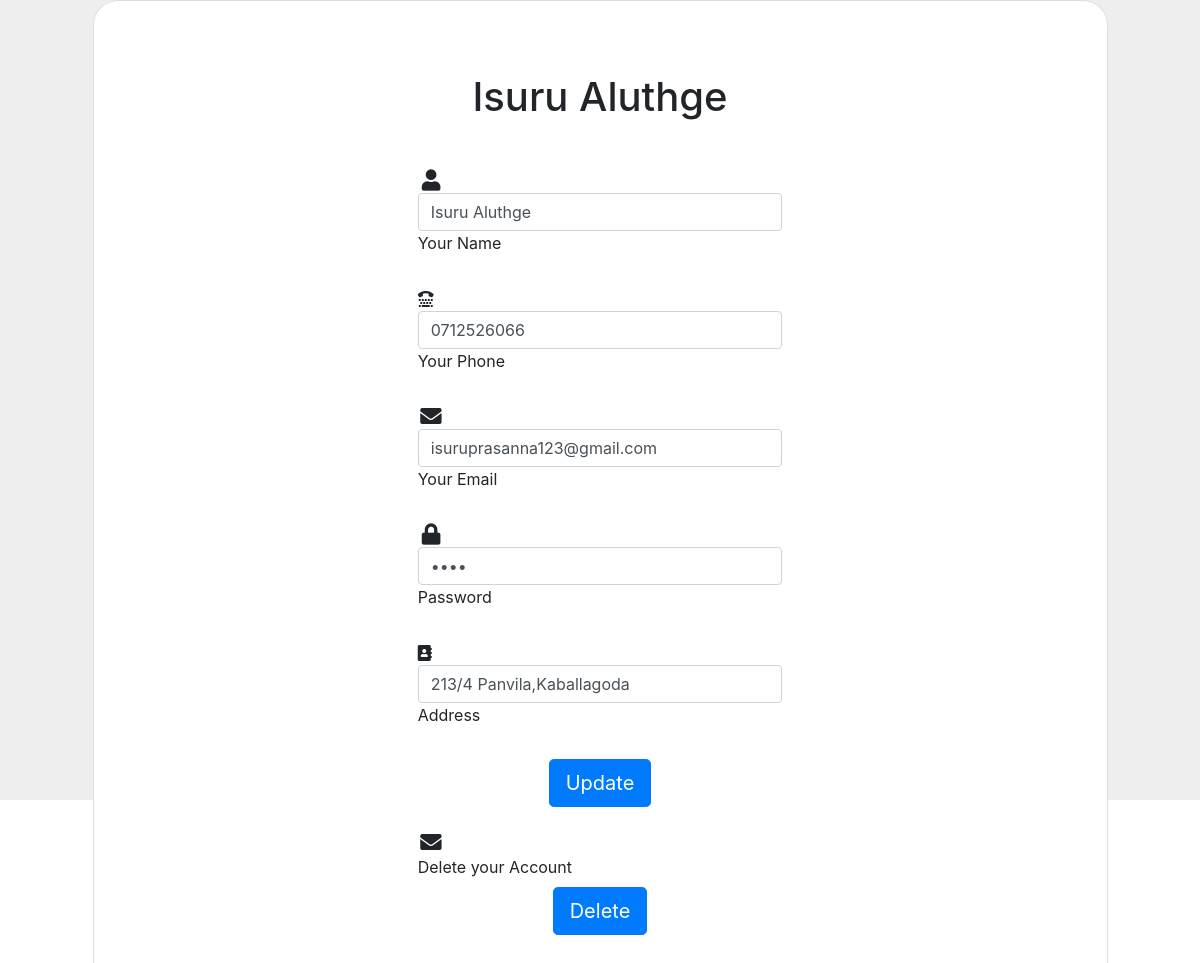
/CustomerAccount.php (signed in), run on the app's committed database.
### tables this page shows
CREATE TABLE `registration` (
  `Name` varchar(100) NOT NULL,
  `Phone` varchar(10) NOT NULL,
  `Email` varchar(100) NOT NULL,
  `Password` varchar(20) NOT NULL,
  `Address` varchar(100) NOT NULL,
  `id` int(11) NOT NULL
);

### CustomerAccount.php (the view, shortened to what this page needs)
<!DOCTYPE html>
<html lang="en">
<head>
  <link rel="stylesheet" href="https://stackpath.bootstrapcdn.com/bootstrap/4.3.1/css/bootstrap.min.css" />
  <link rel="stylesheet" href="https://use.fontawesome.com/releases/v5.7.2/css/all.css">
  <link rel="stylesheet" href="" />
</head>
<body>
  <section class="vh-100" style="background-color: #eee;">
    <div class="container h-100">
      <div class="row d-flex justify-content-center align-items-center h-100">
        <div class="col-lg-12 col-xl-11">
          <div class="card text-black" style="border-radius: 25px;">
            <div class="card-body p-md-5">
              <div class="row justify-content-center">
                <div class="col-md-10 col-lg-6 col-xl-5 order-2 order-lg-1">
                  <?php
                  require_once './config.php';
                  if (isset( $_SESSION['user_email'])) {
                    $email =  $_SESSION['user_email'];
                    $sql = "SELECT * FROM registration WHERE Email = '$email'";
                    $result = $dbconn->query($sql);
                    if (mysqli_num_rows($result) > 0) {
                      while ($row = $result->fetch_assoc()) {
                  ?>
                        <form action="CustomerAccountCode.php" method="post">
                          <p class="text-center h1 fw-bold mb-5 mx-1 mx-md-4 mt-4"><?php echo $row['Name']; ?></p>
                          <form class="mx-1 mx-md-4">
                            <i class="fas fa-user fa-lg me-3 fa-fw"></i>
                            <div class="d-flex flex-row align-items-center mb-4">
                              <div class="form-outline flex-fill mb-0">
                                <input value="<?php echo $row['Name']; ?>" type="text" id="Name" name="Name" onblur="NameValidation()" class="form-control"  />
                                <label class="form-label" for="form3Example1c">Your Name </label>
                              </div>
                            </div>
                            <i class="fa fa-tty" aria-hidden="true"></i>
                            <div class="d-flex flex-row align-items-center mb-4">
                              <div class="form-outline flex-fill mb-0">
                                <input type="Number" value="<?php echo $row['Phone']; ?>" id="Phone" name="Phone" onblur="Phonevalidation()" class="form-control" />
                                <label class="form-label" for="form3Example2c">Your Phone </label>
                              </div>
                            </div>
                            <i class="fas fa-envelope fa-lg me-3 fa-fw"></i>
                            <div class="d-flex flex-row align-items-center mb-4">
                              <div class="form-outline flex-fill mb-0">
                                <input type="email" value="<?php echo $row['Email']; ?>" id="Email" name="Email" placeholder="OLD Email Enter" onblur="emailvalidation()" class="form-control" />
                                <label class="form-label" for="form3Example3c">Your Email </label>
                              </div>
                            </div>
                            <i class="fas fa-lock fa-lg me-3 fa-fw"></i>
                            <div class="d-flex flex-row align-items-center mb-4">
                              <div class="form-outline flex-fill mb-0">
                                <input type="password" value="<?php echo $row['Password']; ?>" id="Password" onblur="PasswordValidation()" placeholder="10 character limit" name="Password" class="form-control" />
                                <label class="form-label" for="form3Example4c">Password </label>
                              </div>
                            </div>
                            <i class="fa fa-address-book" aria-hidden="true"></i>
                            <div class="d-flex flex-row align-items-center mb-4">
                              <div class="form-outline flex-fill mb-0">
                                <input type="text" value="<?php echo $row['Address']; ?>" id="Address" name="Address" class="form-control" />
                                <label class="form-label" for="form3Example4cd">Address </label>
                              </div>
                            </div>
                            <div class="d-flex justify-content-center mx-4 mb-3 mb-lg-4">
                              <button type="submit" class="btn btn-primary btn-lg" onclick="return confirm('Are you sure?')" value="Submit" onclick="ValidationCheck()">Update</button>
                            </div>
                          </form>
                    <?php
                      }
                    }
                  }
                    ?>
                    <form method="post">
                      <i class="fas fa-envelope fa-lg me-3 fa-fw"></i>
                      <div class="d-flex flex-row align-items-center mb-4">
                        <div class="form-outline flex-fill mb-0">
                        <label class="form-label" for="form3Example3c">Delete your Account </label>
                      <div class="d-flex justify-content-center mx-4 mb-3 mb-lg-4">
                        <button type="submit" name="delete" onclick="return confirm('Are you sure Delete Account?')" class="btn btn-primary btn-lg" value="Submit">Delete</button>
                      </div>
                    </form>
                </div>
              </div>
            </div>
          </div>
        </div>
      </div>
    </div>
  </section>
</body>
</html>

### data on the page
registration: Name "Isuru Aluthge", Phone "0712526066", Email "isuruprasanna123@gmail.com", Address "213/4 Panvila,Kaballagoda"
